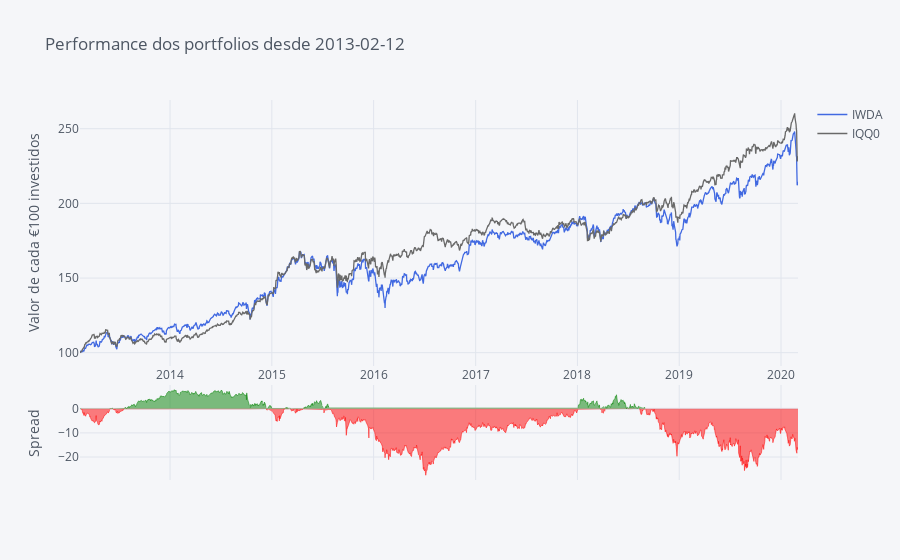

The notebook cell this image was saved under:
### Code cell
# Making Color Palette
Palette = ['rgb(255, 153, 51)',     # 1 - orange
            'royalblue',            # 2 - Royalblue
            '#708090',              # 3 - Grey
            'rgb(128, 0, 128)',     # 4 - Indigo
            'rgb(219, 64, 82)',     # 5 - Red
            'rgb(0, 128, 128)',     # 6 - Teal
            '#191970',              # 7 - Navy
            'rgb(128, 128, 0)',     # 8 - Olive
            '#00BFFF',              # 9 - Water Blue
            'rgb(128, 177, 211)']   # 10 - 

fundos.iplot(title='Performance dos portfolios desde ' + Begin, yTitle='Valor de cada €100 investidos', color=['royalblue', 'dimgrey'], kind='spread')

### Figure 1 — Plotly figure (JSON) as saved in the notebook; plotly's stock layout.template omitted (floating-point values rounded to 4 significant figures; data arrays with more than 128 entries replaced by an {"elided": "..."} marker saying what was removed)
{"data": [{"line": {"color": "rgba(65, 105, 225, 1.0)", "dash": "solid", "shape": "linear", "width": 1.3}, "mode": "lines", "name": "IWDA", "text": "", "type": "scatter", "x": {"elided": "1802 str values"}, "y": {"elided": "1802 float values"}}, {"line": {"color": "rgba(105, 105, 105, 1.0)", "dash": "solid", "shape": "linear", "width": 1.3}, "mode": "lines", "name": "IQQ0", "text": "", "type": "scatter", "x": {"elided": "1802 str values"}, "y": {"elided": "1802 float values"}}, {"connectgaps": false, "fill": "tozeroy", "line": {"color": "green", "dash": "solid", "shape": "linear", "width": 0.5}, "mode": "lines", "name": "Spread", "showlegend": false, "type": "scatter", "x": {"elided": "1802 str values"}, "xaxis": "x2", "y": {"elided": "1802 mixed values"}, "yaxis": "y2"}, {"connectgaps": false, "fill": "tozeroy", "line": {"color": "red", "dash": "solid", "shape": "linear", "width": 0.5}, "mode": "lines", "name": "Spread", "showlegend": false, "type": "scatter", "x": {"elided": "1802 str values"}, "xaxis": "x2", "y": {"elided": "1802 mixed values"}, "yaxis": "y2"}], "layout": {"autosize": true, "hovermode": "x", "legend": {"bgcolor": "#F5F6F9", "font": {"color": "#4D5663"}}, "paper_bgcolor": "#F5F6F9", "plot_bgcolor": "#F5F6F9", "title": {"font": {"color": "#4D5663"}, "text": "Performance dos portfolios desde 2013-02-12"}, "xaxis": {"autorange": true, "gridcolor": "#E1E5ED", "range": ["2013-02-12", "2020-03-02"], "showgrid": true, "tickfont": {"color": "#4D5663"}, "title": {"font": {"color": "#4D5663"}, "text": ""}, "type": "date", "zerolinecolor": "#E1E5ED"}, "xaxis2": {"anchor": "y2", "autorange": true, "gridcolor": "#E1E5ED", "range": ["2013-02-12", "2020-03-02"], "showgrid": true, "showticklabels": false, "tickfont": {"color": "#4D5663"}, "title": {"font": {"color": "#4D5663"}, "text": ""}, "type": "date", "zerolinecolor": "#E1E5ED"}, "yaxis": {"autorange": true, "domain": [0.3, 1], "gridcolor": "#E1E5ED", "range": [91.09, 269.2], "showgrid": true, "tickfont": {"color": "#4D5663"}, "title": {"font": {"color": "#4D5663"}, "text": "Valor de cada €100 investidos"}, "type": "linear", "zerolinecolor": "#E1E5ED"}, "yaxis2": {"autorange": true, "domain": [0, 0.25], "gridcolor": "#E1E5ED", "range": [-29.54, 9.881], "showgrid": true, "tickfont": {"color": "#4D5663"}, "title": {"font": {"color": "#4D5663"}, "text": "Spread"}, "type": "linear", "zerolinecolor": "#E1E5ED"}}}
